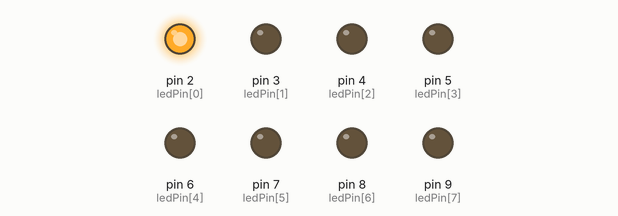
A sketch run on a simulated Arduino Uno, built with avr-gcc and run on an emulated ATmega328P. Shown: output pins drawn as LEDs (lit = HIGH).

Above: at 0.15 s.
At 1.35 s:
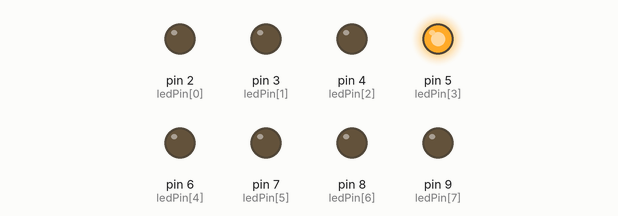
At 2.15 s:
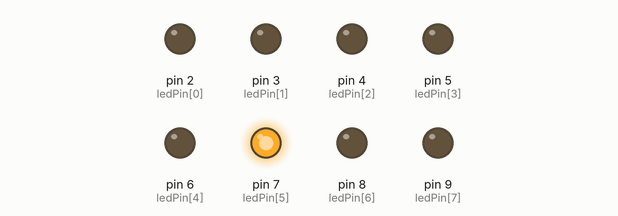
At 2.95 s:
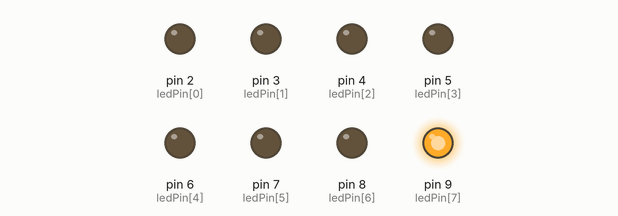
At 4.95 s:
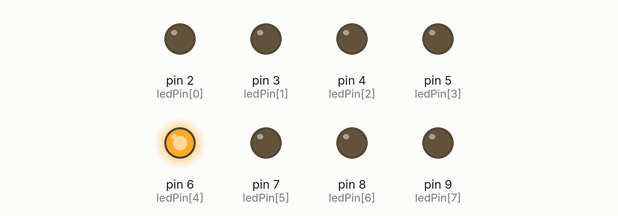
At 6.95 s:
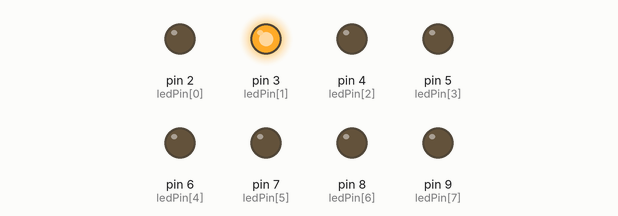
Timing chart, 0 to 7.4 s (numbered marks = the images above):
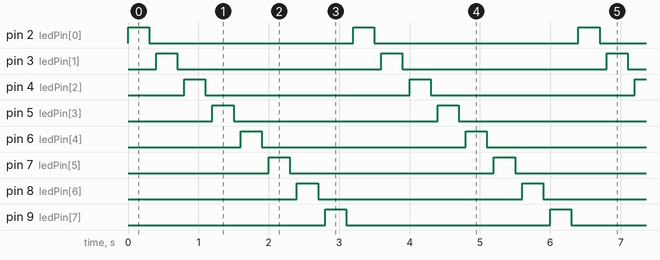

The sketch:

PC_Lab4.ino
```cpp
const int ledPin[]={2,3,4,5,6,7,8,9};

void setup() {
  for (int i = 0; i < 8; i++) {
    pinMode(ledPin[i], OUTPUT);
  }
}

void loop() {
  for (int x = 0; x <= 7; x++) {
    digitalWrite(ledPin[x], HIGH);
    delay(300);
    digitalWrite(ledPin[x], LOW);
    delay(100);
  }
}
```

Measured:
- by itself, pin 2 (ledPin[0]), pin 3 (ledPin[1]), pin 4 (ledPin[2]), pin 5 (ledPin[3]), pin 6 (ledPin[4]), pin 7 (ledPin[5]), pin 8 (ledPin[6]), pin 9 (ledPin[7]): alternates HIGH for 0.30 s and LOW for 2.9 s
- by itself, everything shown: repeats every 3.2 s, in 16 steps
